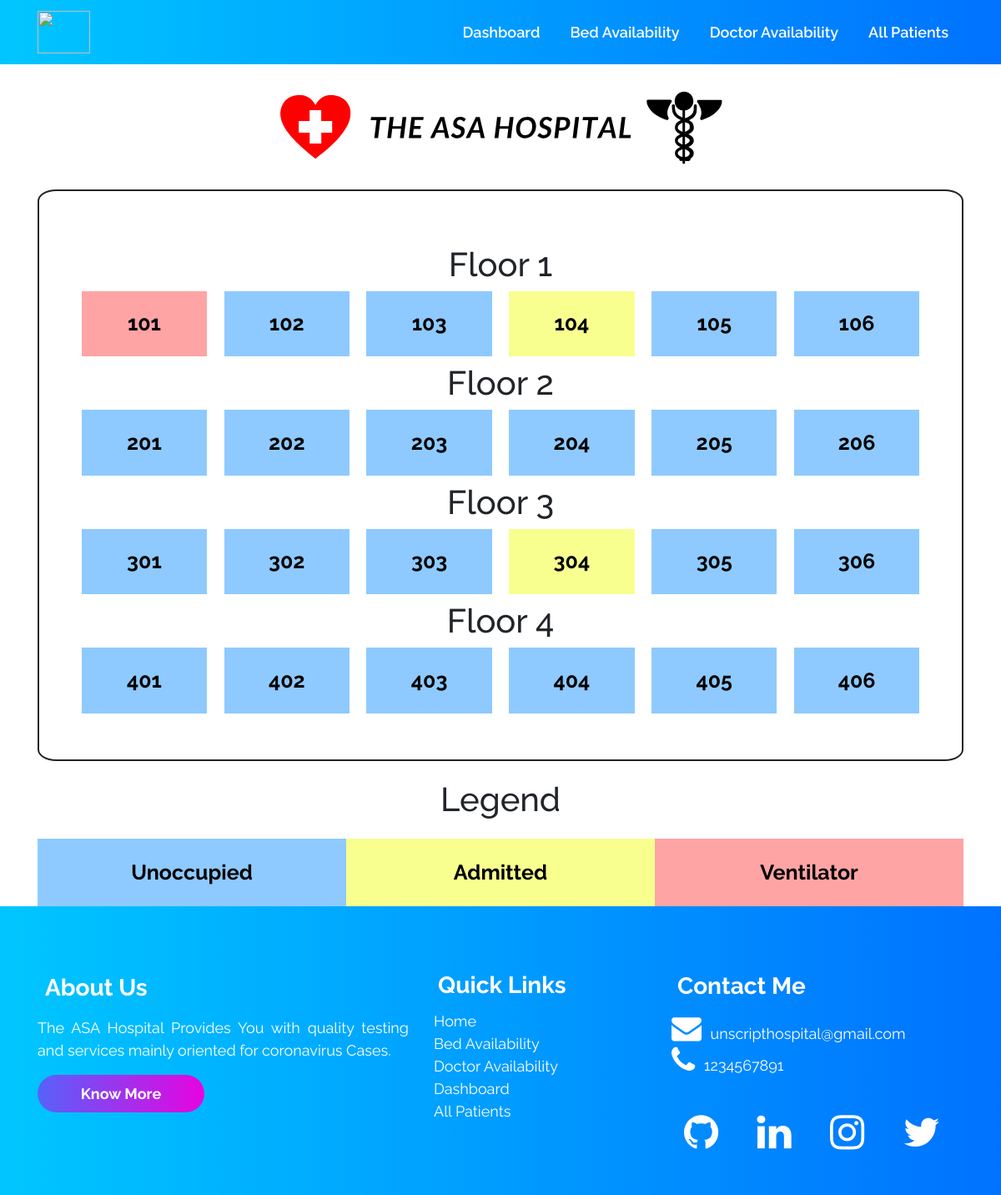
The page /bedavailability/ on the database as committed earlier.
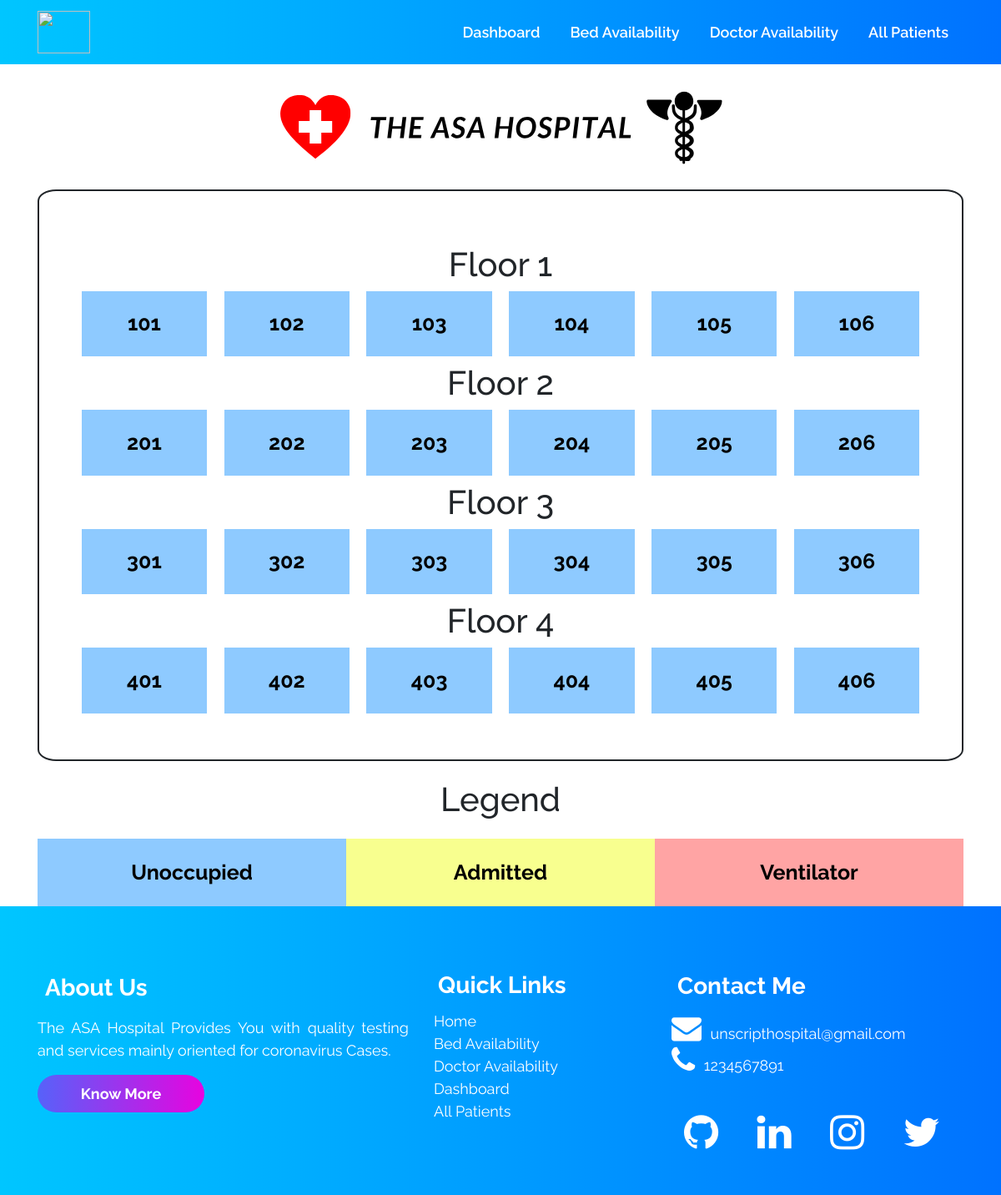
The same page on the database as committed later.
### accounts/models.py (models this page shows, shortened)
class Room (models.Model):
    floor_no = models.IntegerField(default=0)
    room_no = models.CharField(default="", max_length=500)
    ventilator = models.BooleanField(default=False)
    occupied = models.BooleanField(default=False)

### accounts/views.py (the view)
# urls.py: path("bedavailability/", views.bedavailability, name='bedavailability'),
def bedavailability(request):
    all_rooms_objects = Room.objects.all()
    max_rooms_on_floor = 6
    context = {'list': list, 'all_rooms_objects': all_rooms_objects,
               'max_rooms_on_floor': max_rooms_on_floor}
    return render(request, 'bedavailability.html', context)

### templates/bedavailability.html (shortened to what this page needs)
{% extends 'innerbase.html' %}
{% load static %}
{% block cssLinks %}
<link rel="stylesheet" href="{% static 'css/bed.css' %}">
{% endblock %}
{% block body %}
<div class="container my-6">
    <div class="banner">
        <img src="{% static 'svg/hospital banner.svg' %}" width="100%" height="150px" alt="">
    </div>
    <div class="border-outside">
        <div class="inner-container p-6">
            <div class="floor1 row">
                {% for room in all_rooms_objects %}
                {% if forloop.counter0|divisibleby:max_rooms_on_floor %}
            </div>
            <h1 class="text-center my-2">Floor {{room.floor_no}}</h1>
            <div class="floor1 row">
                {% endif %}
                <div class="col-sm room
                 {% if room.occupied %}yellow{% endif %}
                {% if room.ventilator %}red{% endif %}
                ">
                    {{room.room_no}}
                </div>
                {% endfor %}
            </div>
        </div>
    </div>
</div>
<div class="container">
    <h1 class="text-center heading-legend">Legend</h1>
    <div class="container">
        <div class="row text-center">
            <div class="col-4 blue">
                Unoccupied
            </div>
            <div class="col-4 yellow">
                Admitted
            </div>
            <div class="col-4 red">
                Ventilator
            </div>
        </div>
    </div>
</div>
{% endblock %}

### templates/innerbase.html (shortened to what this page needs)
{% load static %}
<!DOCTYPE html>
<html lang="en">
<head>
    <link rel="stylesheet" href="{% static 'css/base.css' %}">
    {% block cssLinks %}{% endblock %}
    <link rel="stylesheet" href="https://cdnjs.cloudflare.com/ajax/libs/font-awesome/4.7.0/css/font-awesome.min.css" />
    <link rel="stylesheet" href="https://stackpath.bootstrapcdn.com/bootstrap/4.5.0/css/bootstrap.min.css"
>
</head>
<body>
    <nav class="navbar navbar-expand-lg sticky-top ">
        <div class="container">
            <a class="navbar-brand" href="/">
                <section id="leftlogo">
                    <img src="https://res.cloudinary.com/dnv3ztqf1/image/upload/v1608906379/Images%20for%20UNSCRIPT%20ROOKIE/logos/navbarlogo_kn59xi.png"
                        width="100%" class="d-inline-block align-top" loading="lazy" />
                </section>
            </a>
            <div class="collapse navbar-collapse" id="navbarNav">
                <ul class="navbar-nav ml-auto">
                    <li class="link-background">
                        <a href="/dashboard" class="nav-link left">Dashboard</a>
                    </li>
                    <li class="link-background">
                        <a href="/bedavailability" class="nav-link left">Bed Availability</a>
                    </li>
                    <li class="link-background">
                        <a href="/doctoravailability" class="nav-link left">Doctor Availability</a>
                    </li>
                    <li class="link-background">
                        <a href="/allpatients" class="nav-link left">All Patients</a>
                    </li>
                </ul>
            </div>
        </div>
    </nav>
    {% block body %}{% endblock %}
    <div class="outer_box_for_waves">
        <section id="wavesbelownavbar">
        </section>
    </div>
    <div class="footer_bottom">
        <br /><br />
        <div class="container">
            <div class="row">
                <div class="col-md-5 footer_about_section">
                    <h3><b>About Us</b></h3>
                    <p class="text-justify about_footer">
                        The ASA Hospital Provides You with quality testing and
                        services mainly oriented for coronavirus Cases.
                    </p>
                    <a href="#"><button id="commonbuttons"><b>Know More</b></button></a>
                </div>
                <div class="col-md-3 footer_quicklinks_section">
                    <h3><b>Quick Links</b></h3>
                    <ul class="footer-links">
                        <li><a href="/">Home</a></li>
                        <li><a href="/bedavailability">Bed Availability</a></li>
                        <li><a href="/doctoravailability">Doctor Availability</a></li>
                        <li><a href="/dashboard">Dashboard</a></li>
                        <li><a href="/allpatients">All Patients</a></li>
                    </ul>
                </div>
                <div class=" col-md-4 footer_contact_section">
                    <h3><b>Contact Me</b></h3>
                    <ul class="footer-links">
                        <li>
                            <a href="mailto:aakashcoder1210@gmail.com?subject =Hello Aakash = Message"><i
                                    style="padding-right: 3%" class="fa fa-2x fa-envelope"
                                    aria-hidden="true"></i>unscripthospital@gmail.com</a>
                        </li>
                        <li>
                            <a href="tel:+91 1234567891"><i style="padding-right: 3%" class="fa fa-2x fa-phone"
                                    aria-hidden="true"></i>1234567891</a>
                        </li>
                    </ul>
                    <br />
                    <div class="container">
                        <div class="row">
                            <div class="col-sm-3">
                                <a href="https://github.com/AakashCode12" target="_blank"><i id="github"
                                        class="fa fa-3x fa-github" aria-hidden="true"></i></a>
                            </div>
                            <div class="col-sm-3">
                                <a href="https://www.linkedin.com/in/aakash-yadav-a30627190/" target="_blank"><i
                                        id="linkedin" class="fa fa-3x fa-linkedin" aria-hidden="true"></i></a>
                            </div>
                            <div class="col-sm-3">
                                <a href="https://www.instagram.com/aakash_igram/" target="_blank"><i id="instagram"
                                        class="fa fa-3x fa-instagram" aria-hidden="true"></i></a>
                            </div>
                            <div class="col-sm-3">
                                <a href="https://twitter.com/Aakashv0007" target="_blank"><i id="twitter"
                                        class="fa fa-3x fa-twitter" aria-hidden="true"></i></a>
                            </div>
                        </div>
                    </div>
                </div>
            </div>
        </div>
        <br /><br />
    </div>
</body>
</html>

### static/css/base.css (style rules this page uses)
* { margin: 0; padding: 0; font-family: "Raleway", sans-serif; scroll-behavior: smooth; }
.navbar a { color: rgb(255, 255, 255) !important; transition: all 0.3s ease-in-out; }
.footer_bottom a { color: rgb(255, 255, 255) !important; transition: all 0.3s ease-in-out; }
h3 { padding: 2% 2% 2% 2%; }
.navbar-nav li { padding: 0 10px; }
.navbar-nav li a { text-align: right; color: #fff; font-size: large; font-weight: 600; }
.navbar { background: -webkit-linear-gradient(right, #0072ff, #00c6ff); }
#leftlogo img { width: 63.48px; height: 51.24px; }
a.left { position: relative; }
a.left:before { content: ""; position: absolute; width: 0; height: 3px; bottom: 0; left: 0; background-color: rgb(255, 255, 255); visibility: hidden; transition: all 0.3s ease-in-out; }
#commonbuttons { padding: 2%; border: none; border-radius: 25px; color: white; font-size: 18px; background: -webkit-linear-gradient(right, hsl(302, 97%, 46%), #6156f9e3); width: 200px; transition: all 0.3s ease-in; border: none; }
.outer_box_for_waves { overflow: hidden; color: aliceblue; background: -webkit-linear-gradient(right, #0072ff, #00c6ff); }
.footer_bottom { background: -webkit-linear-gradient(right, #0072ff, #00c6ff); }
.footer_about_section h3 { color: #fff; }
.footer_quicklinks_section h3 { color: #fff; }
.footer_contact_section h3 { color: #fff; }
.footer_about_section p { color: #fff; }
.footer_about_section p { font-size: 18px; }
.footer-links li { list-style: none; font-size: 18px; }
.footer-links li a { text-decoration: wavy; }
#github { color: #ffffff; padding: 5% 0% 5% 0%; }
#linkedin { color: #ffffff; padding: 5% 0% 5% 0%; }
#instagram { color: #ffffff; padding: 5% 0% 5% 0%; }
#twitter { color: #ffffff; padding: 5% 0% 5% 0%; }

### static/css/bed.css (style rules this page uses)
.border-outside { padding: 5%; border-width: 2px; border-style: solid; border-radius: 2%; }
.room { padding: 2%; margin-left: 1%; margin-right: 1%; background-color: rgb(142, 202, 255); color: rgb(0, 0, 0); font-size: 25px; text-align: center; font-weight: 700; }
.heading-legend { margin: 2%; }
.blue { padding: 2%; background-color: rgb(142, 202, 255); color: rgb(0, 0, 0); font-size: 25px; text-align: center; font-weight: 700; }
.yellow { padding: 2%; background-color: #f8ff8f; color: rgb(0, 0, 0); font-size: 25px; text-align: center; font-weight: 700; }
.red { padding: 2%; background-color: #ffa4a4; color: rgb(0, 0, 0); font-size: 25px; text-align: center; font-weight: 700; }

Rows that differ between the two databases and show on the page:
changed Room (number 1 of 24 on the later page): occupied True → False (drawn)
changed Room (number 4 of 24 on the later page): occupied True → False (drawn)
changed Room (number 16 of 24 on the later page): occupied True → False (drawn)
